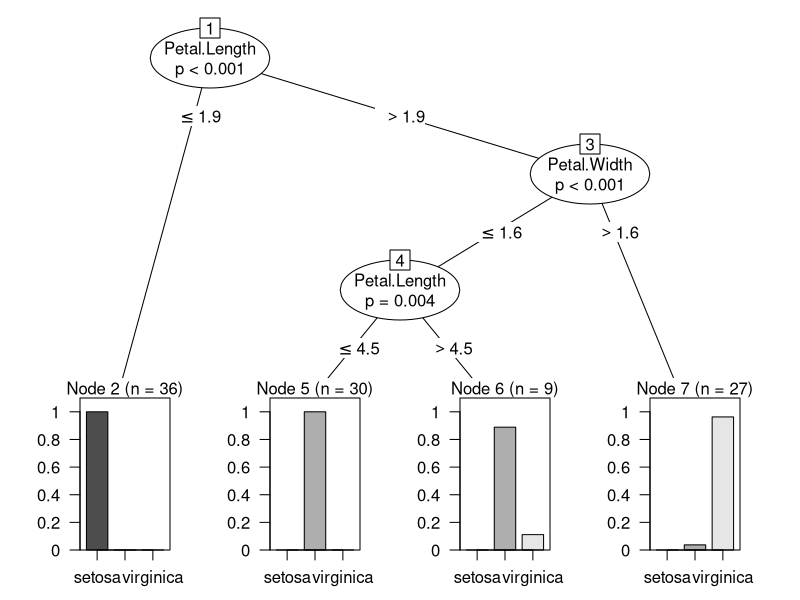
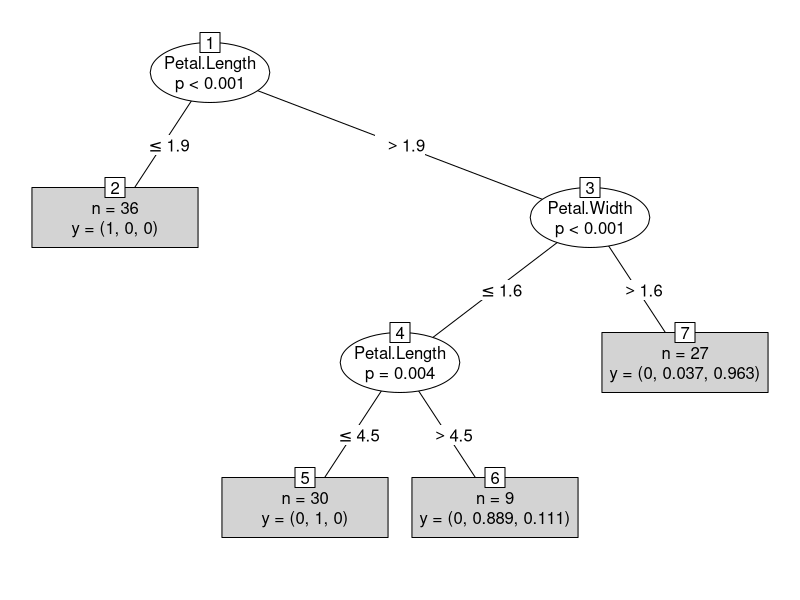

These charts were generated, in order, by the following R code:
library(party)
str(iris)
#Compactly Display the Structure of an Arbitrary R Object
ind <- sample(2, nrow(iris), replace=TRUE, prob=c(0.7, 0.3))
#Assign 1 or 2 to ind randomly with Prob(1)=0.7 and Prob(2)=0.3
#调1，挑2放入这个里面
trainData <- iris[ind==1,]
testData <- iris[ind==2,]
#其实就是挑出数据
myFormula <- Species ~ Sepal.Length + Sepal.Width + Petal.Length + Petal.Width
iris_ctree <- ctree(myFormula, data=trainData)
# check the prediction
table(predict(iris_ctree), trainData$Species)

print(iris_ctree)
plot(iris_ctree)
plot(iris_ctree, type="simple")

# predict on test data
testPred <- predict(iris_ctree, newdata = testData)
table(testPred, testData$Species)
